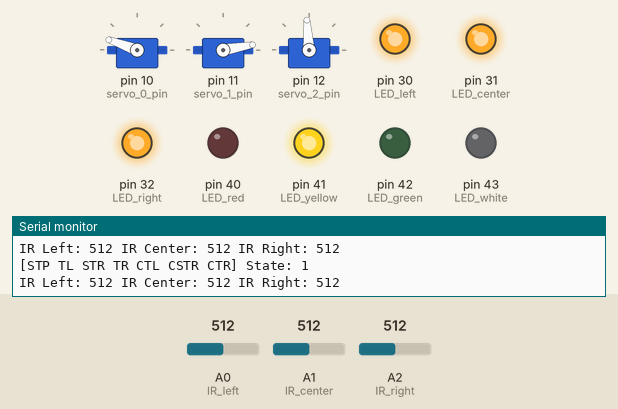
Simulated run of this sketch. Board: Arduino Mega 2560, built with avr-gcc and run on an emulated ATmega2560. Shown: 3 × servo, output pins drawn as LEDs (lit = HIGH), the last lines printed to the serial monitor. The inputs (shaded band) are chosen by the test bench; at power-on: A0 (IR_left) = 512, A1 (IR_center) = 512, A2 (IR_right) = 512.

Above: at 2.8 s.
2.9 s: A0 (IR_left) set to 319
5.9 s: A0 (IR_left) set to 282
At 6.3 s:
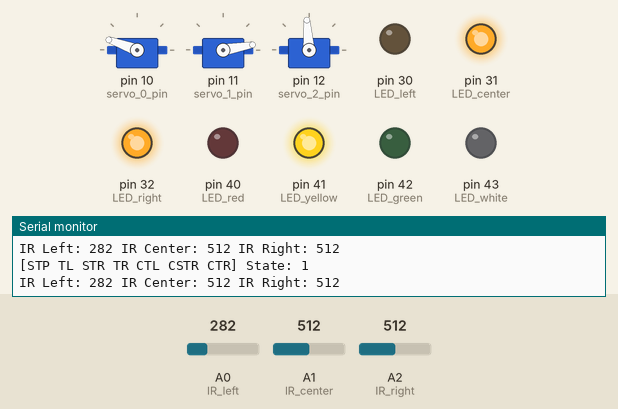
7.5 s: A1 (IR_center) set to 314
10.5 s: A1 (IR_center) set to 291
At 11.2 s:
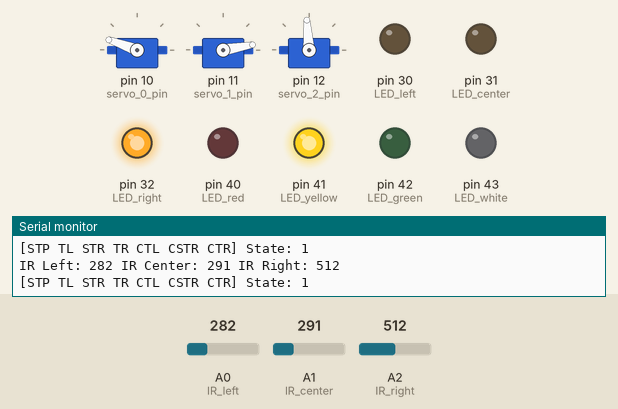
12.1 s: A2 (IR_right) set to 0
At 12.16 s:
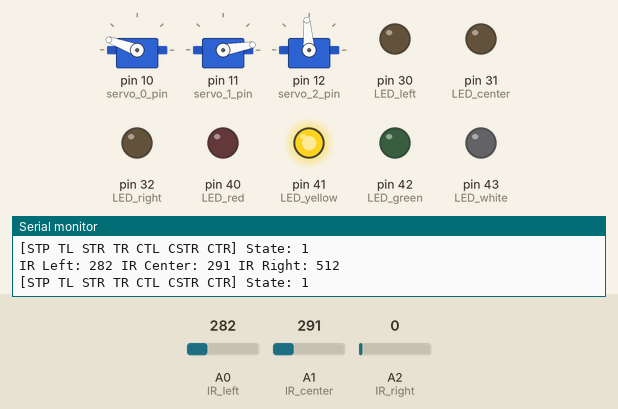
15.1 s: A2 (IR_right) set to 1023
At 16.6 s:
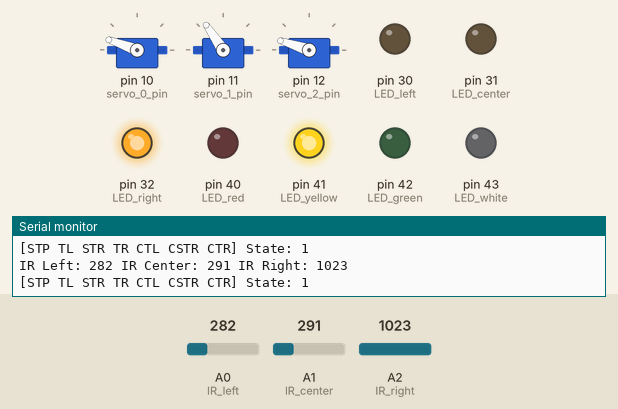
Timing chart, 0 to 17.7 s (numbered marks = the images above; inputs shaded):
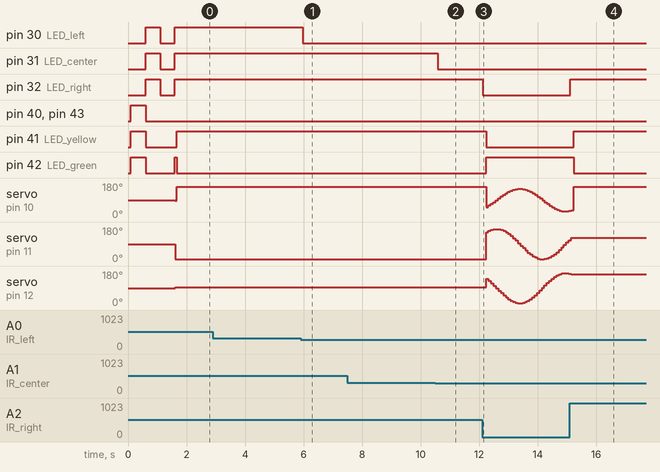

The sketch:

tadpole_nocomms.ino
```cpp
// Sensorcap
// Michael Bocamazo
// 2014/12/12
#include <Servo.h>

Servo servo_0, servo_1, servo_2;
const int servo_0_pin = 10;
const int servo_1_pin = 11;
const int servo_2_pin = 12;
int p0 = 90;
int p1 = 90;
int p2 = 90;
const int IR_left = A0;
const int IR_center = A1;
const int IR_right = A2;
int threshold_lateral = 300;
int threshold_center = 300;
int IR_left_val, IR_center_val, IR_right_val;
const int LED_left = 30;
const int LED_center = 31;
const int LED_right = 32;
const int LED_red = 40;
const int LED_yellow = 41;
const int LED_green = 42;
const int LED_white = 43;

int state;
const int STOP = 0;
const int TL = 1;
const int STRAIGHT = 2;
const int TR = 3;
const int CTL = 4;
const int CSTRAIGHT = 5;
const int CTR = 6;

//hard code SSwim parameters before optimization
float freq_all = 2;
float amp0 = 60;
float amp1 = 80;
float amp2 = 80;
float phase1 = 1.57;
float phase2 = 1.57; //phases should be relative

void setup()
{
  state = STRAIGHT;
  Serial.begin(9600);
  pinMode(LED_red, OUTPUT);
  pinMode(LED_yellow, OUTPUT);
  pinMode(LED_green, OUTPUT);
  pinMode(LED_white, OUTPUT);
  pinMode(LED_left, OUTPUT);
  pinMode(LED_center, OUTPUT);
  pinMode(LED_right, OUTPUT);

  servo_0.attach(servo_0_pin);
  servo_1.attach(servo_1_pin);
  servo_2.attach(servo_2_pin);
  servo_0.write(p0);
  servo_1.write(p1);
  servo_2.write(p2);
  //startup test display of lights
  delay(100);
  digitalWrite(LED_red, HIGH);
  digitalWrite(LED_yellow, HIGH);
  digitalWrite(LED_green, HIGH);
  digitalWrite(LED_white, HIGH);
  delay(500);
  digitalWrite(LED_red, LOW);
  digitalWrite(LED_yellow, LOW);
  digitalWrite(LED_green, LOW);
  digitalWrite(LED_white, LOW);
  digitalWrite(LED_left, HIGH);
  digitalWrite(LED_center, HIGH);
  digitalWrite(LED_right, HIGH);
  digitalWrite(13,HIGH);
  delay(500);
  digitalWrite(LED_left, LOW);
  digitalWrite(LED_center, LOW);
  digitalWrite(LED_right, LOW);
  digitalWrite(13,LOW);
  delay(500);
}

void loop()
{
  read_in_sensor_vals();
  set_directional_lights();
  print_sensor_vals();
  //READ IN COMMUNICATION
  switch(state){
    case STOP:     STOP_fcn();      break;
    case TL:       TL_fcn();        break;
    case STRAIGHT: STRAIGHT_fcn();  break;
    case TR:       TR_fcn();        break;
    case CTL:      CTL_fcn();       break;
    case CSTRAIGHT: CSTRAIGHT_fcn(); break;
    case CTR:      CTR_fcn();       break;
    default:
    STOP_fcn();
    Serial.println("SWITCH CASE ERROR");
    digitalWrite(LED_red, HIGH);
    digitalWrite(LED_yellow, HIGH);
    digitalWrite(LED_green, HIGH);
  }
  Serial.print("[STP TL STR TR CTL CSTR CTR] State: ");
  Serial.println(state);
  delay(10);
}
void STOP_fcn()
{
  reset_state_lights();
  digitalWrite(LED_red, HIGH);
  digitalWrite(LED_white, HIGH);
  //servos aren't rewritten here
}
void TL_fcn()
{
  reset_state_lights();
  digitalWrite(LED_yellow, HIGH);
  p0 = 160;
  servo_0.write(p0);
  CSwim();
  if ((IR_right_val < threshold_lateral)&&(IR_center_val< threshold_center)){
//    Serial.println("From TL goto STRAIGHT");
    state = STRAIGHT;}
}
void TR_fcn()
{
  reset_state_lights();
  digitalWrite(LED_yellow, HIGH);
  p0 = 20;
  servo_0.write(p0);
  CSwim();
  if ((IR_left_val < threshold_lateral)&&(IR_center_val< threshold_center)){
//    Serial.println("From TR goto STRAIGHT");
    state = STRAIGHT;}
}
void CSwim()//
{
  float time = millis()/1000.0;
  int amplitude = 60;
  float frequency = 1.5;
  float pos;
  pos = amplitude*sin(frequency*time)+90.0;
  servo_1.write(p1);
  servo_2.write(p2);
}
void STRAIGHT_fcn()
{
  reset_state_lights();
  digitalWrite(LED_green, HIGH);
  SSwim();
  if (IR_left_val > threshold_lateral){
//    Serial.println("From STRAIGHT goto TR");
    state = TR;}
  if (IR_right_val > threshold_lateral){
//    Serial.println("From STRAIGHT goto TL");
    state = TL;}
  if (IR_center_val > threshold_center){
    if (IR_left_val > IR_right_val){
//      Serial.println("From STRAIGHT goto TR, bc center");
      state = TR;}
    else {state = TL;}
  }
}
void SSwim()
{
  float time = millis()/1000.0;
  p0 = amp0*sin(freq_all*time)+90;//no phase offset
  p1 = amp1*sin(freq_all*time+phase1)+90;
  p2 = amp2*sin(freq_all*time+phase1+phase2)+90; //phase offset should be r
  servo_0.write(p0);
  servo_1.write(p1);
  servo_2.write(p2);
}
void CTL_fcn()
{
  reset_state_lights();
  digitalWrite(LED_yellow, HIGH);
  digitalWrite(LED_white, HIGH);
  p0 = 160;
  servo_0.write(p0);
  CSwim();
}
void CTR_fcn()
{
  reset_state_lights();
  digitalWrite(LED_yellow, HIGH);
  digitalWrite(LED_white, HIGH);
  p0 = 20;
  servo_0.write(p0);
  CSwim();
}
void CSTRAIGHT_fcn()
{
  reset_state_lights();
  digitalWrite(LED_green, HIGH);
  digitalWrite(LED_white, HIGH);
  SSwim();
}

void reset_state_lights()
{
  digitalWrite(LED_red, LOW);
  digitalWrite(LED_yellow, LOW);
  digitalWrite(LED_green, LOW);
  digitalWrite(LED_white, LOW);
}

void print_sensor_vals()
{
  Serial.print("IR Left: ");
  Serial.print(IR_left_val);
  Serial.print(" IR Center: ");
  Serial.print(IR_center_val);
  Serial.print(" IR Right: ");
  Serial.println(IR_right_val);
}
void read_in_sensor_vals()
{
  IR_left_val = analogRead(IR_left);
  IR_center_val = analogRead(IR_center);
  IR_right_val = analogRead(IR_right);
}
void set_directional_lights()
{
  if (IR_left_val>threshold_lateral){digitalWrite(LED_left, HIGH);}
  else{digitalWrite(LED_left, LOW);}
  if (IR_right_val>threshold_lateral){digitalWrite(LED_right, HIGH);}
  else{digitalWrite(LED_right, LOW);}
  if (IR_center_val>threshold_center){digitalWrite(LED_center, HIGH);}
  else{digitalWrite(LED_center, LOW);}
}

/*
void command() {
  char buffer[64];
  int i, ch, val;
  long j, num;

  for (i = 0; i<63; i++) {
    for (ch = Serial.read(); ch==-1; ch = Serial.read()) {}
    if (ch==';')
      break;
    buffer[i] = (char)ch;
  }
  buffer[i] = '\0';
  if ((!strncmp(buffer, "ao0?", 4)) || (!strncmp(buffer, "AO0?", 4))) {
    Serial.print("AO0 = ");
    Serial.println(ao0, DEC);
  } else if ((!strncmp(buffer, "ao0", 3)) || (!strncmp(buffer, "AO0", 3))) {
    ao0 = atoi(buffer+3);
    rwm.DACwriteChannel(0, ao0);
  } else if ((!strncmp(buffer, "ao1?", 4)) || (!strncmp(buffer, "AO1?", 4))) {
    Serial.print("AO1 = ");
    Serial.println(ao1, DEC);
  } else if ((!strncmp(buffer, "ao1", 3)) || (!strncmp(buffer, "AO1", 3))) {
    ao1 = atoi(buffer+3);
    rwm.DACwriteChannel(1, ao1);
  } else if ((!strncmp(buffer, "ai0?", 4)) || (!strncmp(buffer, "AI0?", 4))) {
    Serial.print("AI0 = ");
    Serial.println(rwm.ADCreadChannel(0), DEC);
  } else if ((!strncmp(buffer, "ai1?", 4)) || (!strncmp(buffer, "AI1?", 4))) {
    Serial.print("AI1 = ");
    Serial.println(rwm.ADCreadChannel(1), DEC);
  } else if ((!strncmp(buffer, "ai2?", 4)) || (!strncmp(buffer, "AI2?", 4))) {
    Serial.print("AI2 = ");
    Serial.println(rwm.ADCreadChannel(2), DEC);
  } else if ((!strncmp(buffer, "ai3?", 4)) || (!strncmp(buffer, "AI3?", 4))) {
    Serial.print("AI3 = ");
    Serial.println(rwm.ADCreadChannel(3), DEC);
  } else if ((!strncmp(buffer, "aid0?", 5)) || (!strncmp(buffer, "AID0?", 5))) {
    Serial.print("AID0 = ");
    Serial.println(rwm.ADCreadChannelDiff(0), DEC);
  } else if ((!strncmp(buffer, "aid1?", 5)) || (!strncmp(buffer, "AID1?", 5))) {
    Serial.print("AID1 = ");
    Serial.println(rwm.ADCreadChannelDiff(1), DEC);
  } else if ((!strncmp(buffer, "interval?", 9)) || (!strncmp(buffer, "INTERVAL?", 9))) {
    Serial.print("interval = ");
    Serial.println(interval, DEC);
  } else if ((!strncmp(buffer, "interval", 8)) || (!strncmp(buffer, "INTERVAL", 8))) {
    interval = (unsigned long)atol(buffer+8);
  } else if ((!strncmp(buffer, "samples?", 8)) || (!strncmp(buffer, "SAMPLES?", 8))) {
    Serial.print("samples = ");
    Serial.println(samples, DEC);
  } else if ((!strncmp(buffer, "samples", 7)) || (!strncmp(buffer, "SAMPLES", 7))) {
    samples = (unsigned long)atol(buffer+7);
  } else if ((!strncmp(buffer, "clear", 5)) || (!strncmp(buffer, "CLEAR", 5))) {
    rwm.EEPROMwriteEnable();
    rwm.EEPROMchipErase();
  } else if ((!strncmp(buffer, "address?", 8)) || (!strncmp(buffer, "ADDRESS?", 8))) {
    Serial.print("address = ");
    Serial.println(address, DEC);
  } else if ((!strncmp(buffer, "address", 7)) || (!strncmp(buffer, "ADDRESS", 7))) {
    address = (unsigned long)atol(buffer+7);
  } else if ((!strncmp(buffer, "writebyte", 9)) || (!strncmp(buffer, "WRITEBYTE", 9))) {
    val = atoi(buffer+9);
    rwm.EEPROMwriteByte(address, (byte)val);
  } else if ((!strncmp(buffer, "readbyte?", 9)) || (!strncmp(buffer, "READBYTE?", 9))) {
    Serial.print("EEPROM[");
    Serial.print(address, DEC);
    Serial.print("] = ");
    Serial.println(rwm.EEPROMreadByte(address), DEC);
  } else if ((!strncmp(buffer, "writeint", 8)) || (!strncmp(buffer, "WRITEINT", 8))) {
    val = atoi(buffer+9);
    rwm.EEPROMwriteInt(address, val);
  } else if ((!strncmp(buffer, "readint?", 8)) || (!strncmp(buffer, "READINT?", 8))) {
    Serial.print("EEPROM[");
    Serial.print(address, DEC);
    Serial.print("] = ");
    Serial.println(rwm.EEPROMreadInt(address), DEC);
  } else if ((!strncmp(buffer, "readbytes", 9)) || (!strncmp(buffer, "READBYTES", 9))) {
    num = atol(buffer+9);
    for (j = 0; j<num; j++) {
      Serial.print(rwm.EEPROMreadByte(address+j), DEC);
      if (j+1==num)
        Serial.println("");
      else
        Serial.print(",");
    }
  } else if ((!strncmp(buffer, "readints", 8)) || (!strncmp(buffer, "READINTS", 8))) {
    num = atol(buffer+9);
    for (j = 0; j<num; j++) {
      Serial.print(rwm.EEPROMreadInt(address+j), DEC);
      if (j+1==num)
        Serial.println("");
      else
        Serial.print(",");
    }
  } else if ((!strncmp(buffer, "log", 3)) || (!strncmp(buffer, "LOG", 3))) {
    Serial.println("Clearing the EEPROM.");
    rwm.EEPROMwriteEnable();
    rwm.EEPROMchipErase();
    rwm.EEPROMwriteByte(0x1FFFC, 1);
    rwm.EEPROMwriteByte(0x1FFFD, lowByte(word(interval&0xFFFF)));
    rwm.EEPROMwriteByte(0x1FFFE, highByte(word(interval&0xFFFF)));
    rwm.EEPROMwriteByte(0x1FFFF, byte(interval>>16));
    Serial.println("Disconnect the USB cable and reset the Arduino to start logging data.");
  } else if ((!strncmp(buffer, "dump", 4)) || (!strncmp(buffer, "DUMP", 4))) {
    dumpdata();
  }
}

*/
```

Measured:
- the behaviour switches between 301 and 300 on A0 (IR_left) (found by bisection; images 0 and 1)
- the behaviour switches between 301 and 300 on A1 (IR_center) (found by bisection; images 1 and 2)
- after the input at 5.9 s, pin 30 (LED_left): HIGH → LOW after 0.08 s
- after the input at 10.5 s, pin 31 (LED_center): HIGH → LOW after 0.08 s
- after the input at 12.1 s, pin 32 (LED_right): HIGH → LOW at once; pin 41 (LED_yellow): HIGH → LOW after 0.13 s; pin 42 (LED_green): LOW → HIGH after 0.13 s
- after the input at 15.1 s, pin 32 (LED_right): LOW → HIGH at once; pin 41 (LED_yellow): LOW → HIGH after 0.14 s; pin 42 (LED_green): HIGH → LOW after 0.14 s; servo on pin 11 (servo_1_pin): goes on until 15.1 s, then stays 124°; servo on pin 12 (servo_2_pin): goes on until 15.1 s, then stays 162°
